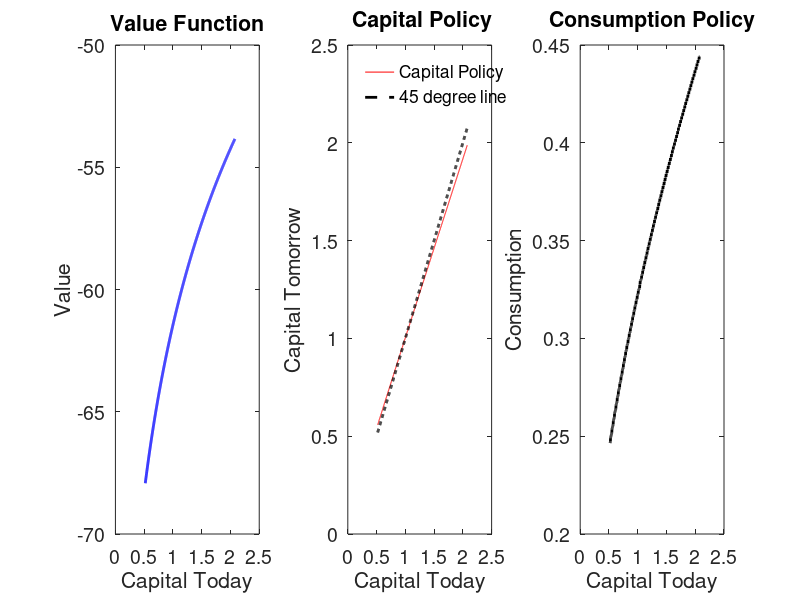
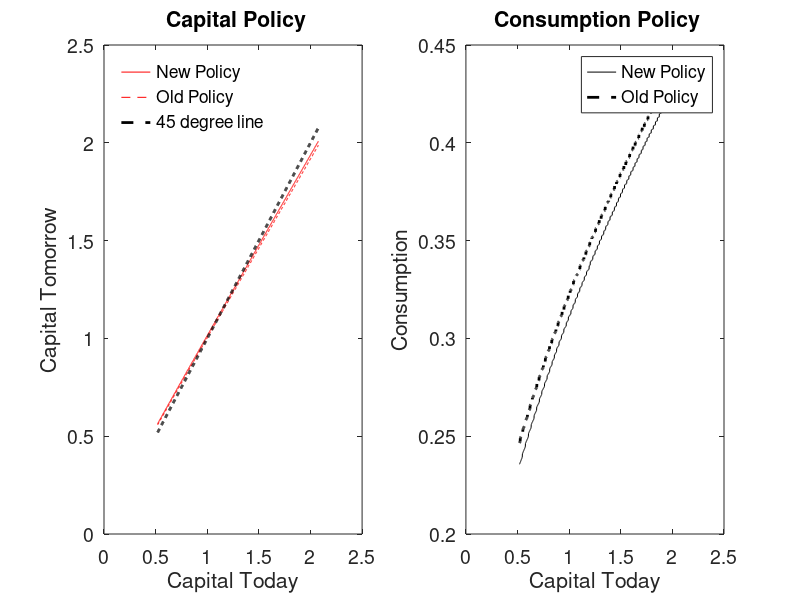
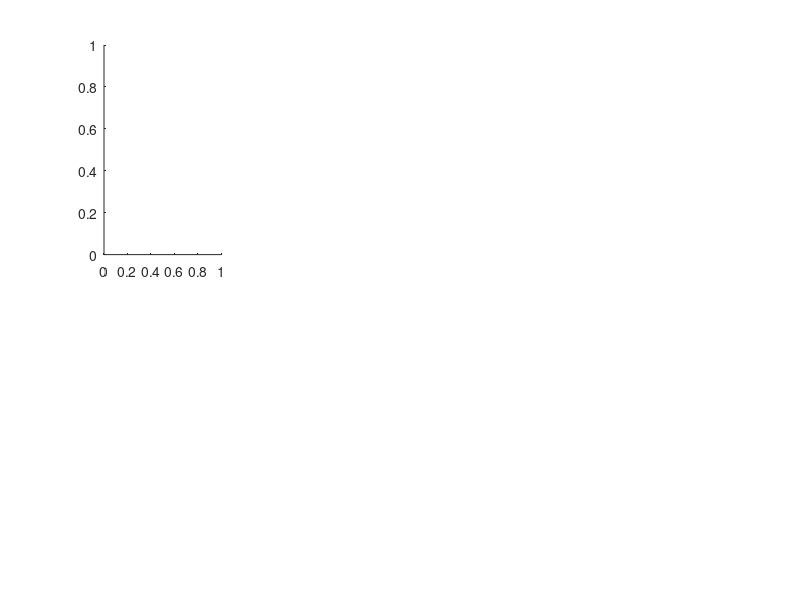

Write the MATLAB code that produced these figures, in order. (Note: this script raises an error after producing the figures.)
%%%%%%%%%%%%%%%%%%%%%%%%%%%%%%%%%%%%%%%%%
% Solves the Planner's problem using VFI %
% Matt Hong and Pascual Restrepo, EC 702 Fall 2020
% Edits Hannah Rhodenhiser Fall 2021
% Edits by Veronica Perez for PSet 5 EC 702 Pascual Restrepo
%%%%%%%%%%%%%%%%%%%%%%%%%%%%%%%%%%%%%%%%%%
close all; clear; clc;

%reference: Stokey_Lucas_1989 5.1
% model to be solved
% V(k) = max_{kp<=f(k)+(1-delta)k} [ u(c) + beta V(kprime) ]
% BC: c + kprime = f(k) + (1-delta)*k
% prod function: f(k)=k^alpha*ell^(1-alpha)
% utility function: u(c) = c^(1-gamma) / (1-gamma)

%start tracking timing
tic; 
disp('%%%%%%%%%%%%%%%%%%%')
disp('Solving the planners problem')
disp(' ')

%%%%%%%%%%%%%%%%%%%%%%%%%%%%%%%%%%%%%%%%%%%%%%%%%%%%%%%%%%%%%%%%%%%%%%%%%%
%%%%%%%%%%%%%%%%%%%%%%% THIS BLOCK SETS UP THE MODEL %%%%%%%%%%%%%%%%%%%%%%
%%%%%%%%%%%%%%%%%%%%%%%%%%%%%%%%%%%%%%%%%%%%%%%%%%%%%%%%%%%%%%%%%%%%%%%%%%%

vfmaxit = 1000; %max number of VF iterations
vftol = 1e-7;       %tolerance on Bellman equation, in percentages

T=100;                    %final period for transition
transitspan=0:T-1; %time span for transition


%model parameters (note, this is parametrized in a way such that one unit
%of time is a year)
gamma=2;  %this means that there is a low willingness to subs c over time
delta=0.06;
alpha=0.3;
beta=0.95;
ell=1;      %normalization

%exact SS quantities
Abar=(1/beta-1+delta)/alpha;
Abar;
A=Abar+0.01;

%exact SS quantities
%Hannahs for kss:
% kss=(A*alpha/(1/beta-1+delta))^(1/(1-alpha))*ell; % my equation is different:
kss=((1/beta-1+delta)/(alpha*A))^(1/(alpha-1))*ell;
Rss=A*alpha*(kss/ell)^(alpha-1);
Wss=A*(1-alpha)*(kss/ell)^(alpha);
rss=1/beta-1;
%investment in ss:
Iss=delta*kss;
%c in ss
Css=A*kss^(alpha)*(ell)^(1-alpha) - kss*delta;
%output
Yss=A*kss^(alpha)*(ell)^(1-alpha);

%define grid
kmin=kss*0.5;
kmax=kss*2;
knum=1000;
K0=linspace(kmin,kmax,knum);

%%%%%%%%%%%%%%%%%%%%%%%%%%%%%%%%%%%%%%%%%%%%%%%%%%%%%%%%%%%%%%%%%%%%%%%%%%%
%%%%%%%%%%%%% THIS BLOCK SETS UP AND SOLVES THE VALUE FUNCTION %%%%%%%%%%%%
%%%%%%%%%%%%%%%%%%%%%%%%%%%%%%%%%%%%%%%%%%%%%%%%%%%%%%%%%%%%%%%%%%%%%%%%%%%

%compute return function (utility function). We use meshgrid
[kp,k]=meshgrid(K0);
Glow=zeros(knum, knum);
Gmax=A*k.^alpha*ell^(1-alpha)+(1-delta)*k;
kp(kp>=Gmax | kp<Glow)=NaN; %restrict control variable to feasible set
utility=(A*k.^alpha*ell^(1-alpha)+(1-delta)*k-kp).^(1-gamma)/(1-gamma);
% In utility matrix, rows represent the state (capital
%today) columns are the control (capital tomorrow).

%initialize the policy and VF arrays
Vold = zeros(knum,1);   %this will store old VF
V = zeros(knum,1);      %this will store new VF
kprimeind=zeros(knum,1);

disp('%%%%')
disp('Starting VFI now')
disp(' ')

for vfit = 1:vfmaxit
    %form Bellman equation
    RHSMAT = utility + beta*repmat(Vold',knum,1);
   	[V,kprimeind] = max(RHSMAT,[],2); % a column vector containing max in each row
    absdiff=abs(V-Vold);
    vferr = max(absdiff); %maximum absolute error
    if (mod(vfit,50)==1)
        disp(['VF error = ' num2str(vferr) ' on VF iteration ' num2str(vfit) '.'])
    end
       %exit if converged
    if (vferr<vftol)
        disp(['VFI complete at iteration ' num2str(vfit) '.'])
        break; 
    end
    %if not converged, then Vold <- V, and redo
    Vold = V;
end
toc;
disp('%%%%')
disp(' ')

Kpol = K0(kprimeind); %capital policy function
Cpol = A*K0.^alpha*ell^(1-alpha) + (1-delta)*K0 - Kpol;

%%%%%%%%%%%%%%%%%%%%%%%%%%%%%%%%%%%%%%%%%%%%%%%%%%%%%%%%%%%
% PLOT POLICY FUNCTIONS AND VERIFY THEY MATCH THE SLIDES %%
%%%%%%%%%%%%%%%%%%%%%%%%%%%%%%%%%%%%%%%%%%%%%%%%%%%%%%%%%%%
lwidnum = 2;    %line width on graphs
fsizenum = 14;  %font size on graphs

policy=figure; 
subplot(1,3,1)
plot(K0,V,'b','LineWidth',lwidnum)
xlabel('Capital Today')
ylabel('Value');
title('Value Function')
set(gca,'FontSize',fsizenum)

subplot(1,3,2)
plot(K0,Kpol,'r',K0,K0,'k--', 'LineWidth',lwidnum)
xlabel('Capital Today')
ylabel('Capital Tomorrow')
title(' Capital Policy')
legend('Capital Policy','45 degree line','Location','NorthWest');
legend boxoff;
set(gca,'FontSize',fsizenum)

subplot(1,3,3)
plot(K0,Cpol,'k','LineWidth',lwidnum)
xlabel('Capital Today')
ylabel('Consumption');
title('Consumption Policy')
set(gca,'FontSize',fsizenum)

%%%%%%%%%%%%%%%%%%%%%%%%%%%%%%%%%%%%%%%%%%%%%%%%%%%%%%%%%%%%%%%%%%%%%%%%%%%
% THIS BLOCK COMPUTES THE TRANSITION FROM AN ARBITRARY INITIAL CONDITION %%
%%%%%%%%%%%%%%%%%%%%%%%%%%%%%%%%%%%%%%%%%%%%%%%%%%%%%%%%%%%%%%%%%%%%%%%%%%%

kstart=0.5*kss;                 %initial condition---half of steady state
[~,kindex]=min(abs(K0-kstart)); %grid point closer to initial condition
kinit=K0(kindex);               %point in grid closer to kstart as initial condition

ktransit=zeros(T,1); %preallocate the capital transition vector
ktransit(1)=kinit;   %first entry of capital transition is initial condition
for it=2:T
    ktransit(it)=Kpol(K0==kinit); %get from the grid the initial value and apply the PF
    kinit=ktransit(it);           %update initial capital value
end

%transition for other interesting equilibrium objects
Wtransit=A*(1-alpha)*(ktransit/ell).^(alpha); %transition for wages
Rtransit=A*alpha*(ktransit/ell).^(alpha-1);   %transition for Rental rate
rtransit=Rtransit-delta;                    %transition for Rental rate
%transit values
Itransit=delta*ktransit;
Ctransit=A*ktransit.^(alpha)*(ell)^(1-alpha) - ktransit*delta;
Ytransit=A*ktransit.^(alpha)*(ell)^(1-alpha);

% transition=figure;
% subplot(2,4,1)
% plot(transitspan,ktransit,'b--','LineWidth',lwidnum)
% line([transitspan(1) transitspan(end)],[kss,kss],'Color',[1 0 0],'LineStyle','--')
% xlabel('Time')
% ylabel('Capital');
% title('Transition for Capital')
% legend('Capital','KSS','Location','SouthEast');
% legend boxoff;
% set(gca,'FontSize',fsizenum)
% 
% subplot(2,4,2)
% plot(transitspan,Rtransit,'b--','LineWidth',lwidnum)
% line([transitspan(1) transitspan(end)],[Rss,Rss],'Color',[1 0 0],'LineStyle','--')
% xlabel('Time')
% ylabel('Rental Rate');
% title('Transition for Rental Rate')
% legend('Rental Rate','RSS','Location','NorthEast');
% legend boxoff;
% set(gca,'FontSize',fsizenum)
% 
% subplot(2,4,3)
% plot(transitspan,rtransit,'b--','LineWidth',lwidnum)
% line([transitspan(1) transitspan(end)],[rss,rss],'Color',[1 0 0],'LineStyle','--')
% xlabel('Time')
% ylabel('Interest Rate');
% title('Transition for Interest Rate')
% legend('Interest Rate','rSS','Location','NorthEast');
% legend boxoff;
% set(gca,'FontSize',fsizenum)
% 
% subplot(2,4,4)
% plot(transitspan,Wtransit,'b--','LineWidth',lwidnum)
% line([transitspan(1) transitspan(end)],[Wss,Wss],'Color',[1 0 0],'LineStyle','--')
% xlabel('Time')
% ylabel('Real Wage');
% title('Transition for Real Wage')
% legend('Real Wage','Wss','Location','SouthEast');
% legend boxoff;
% set(gca,'FontSize',fsizenum)
% 
% % investment Itransit Iss
% subplot(2,4,5)
% plot(transitspan,Itransit,'b--','LineWidth',lwidnum)
% line([transitspan(1) transitspan(end)],[Iss,Iss],'Color',[1 0 0],'LineStyle','--')
% xlabel('Time')
% ylabel('Investment');
% title('Transition for Investment')
% legend('Investment','Iss','Location','SouthEast');
% legend boxoff;
% set(gca,'FontSize',fsizenum)
% 
% 
% % consumption Ctransit Css
% subplot(2,4,6)
% plot(transitspan,Ctransit,'b--','LineWidth',lwidnum)
% line([transitspan(1) transitspan(end)],[Css,Css],'Color',[1 0 0],'LineStyle','--')
% xlabel('Time')
% ylabel('Consumption');
% title('Transition for Consumption')
% legend('Consumption','Css','Location','SouthEast');
% legend boxoff;
% set(gca,'FontSize',fsizenum)
% 
% % Output Ytransit Yss
% subplot(2,4,7)
% plot(transitspan,Ytransit,'b--','LineWidth',lwidnum)
% line([transitspan(1) transitspan(end)],[Yss,Yss],'Color',[1 0 0],'LineStyle','--')
% xlabel('Time')
% ylabel('Output');
% title('Transition for Output')
% legend('Output','Yss','Location','SouthEast');
% legend boxoff;
% set(gca,'FontSize',fsizenum)



%%%%%%%%%%%%%%%%%%%%%%%%%%%%%%%%%%%%%%%%%%%%%%%%%%%%%%%%%%%%%%%%%%%%%%%%%
%%%%%%%%%%%%%%%%%%%%%%% TRANSITIONAL DYNAMICS FOLLOWING A SHOCK %%%%%%%%%%
%%%%%%%%%%%%%%%%%%%%%%% THIS IS NEW MATERIAL                    %%%%%%%%%%
%%%%%%%%%%%%%%%%%%%%%%%%%%%%%%%%%%%%%%%%%%%%%%%%%%%%%%%%%%%%%%%%%%%%%%%%%%

%Note:  in this example, we consider an increase in alpha by 10%
%new model parameters (this is the place to include your shocks)    %
%note also that after shocks, VF changes, so we need to recompute it%
alpha=alpha*1.1;

%new exact SS quantities
%hannas eq, mine is different
% kss_new=(A*alpha/(1/beta-1+delta))^(1/(1-alpha))*ell; 
% my equation is different:
kss_new=((1/beta-1+delta)/(A*alpha))^(1/(alpha-1))*ell;
Rss_new=A*alpha*(kss_new/ell)^(alpha-1);
Wss_new=A*(1-alpha)*(kss_new/ell)^(alpha);
rss_new=1/beta-1;
%investment in ss:
Iss_new=delta*kss_new;
%c in ss
Css_new=A*kss_new^(alpha)*(ell)^(1-alpha) - kss_new*delta;
%output
Yss_new=A*kss_new^(alpha)*(ell)^(1-alpha);



%%%%%%%%%%%%%%%%%%%%%%%%%%%%%%%%%%%%%%%%%%%%%%%%%%%%%%%%%%%%%%%%%%%%%%%%%%%%%%%
%%%%%%%%%%%%% THIS BLOCK SETS UP AND SOLVES THE NEW VALUE FUNCTION %%%%%%%%%%%%
%%%%%%%%%%%%%%%%%%%%%%%%%%%%%%%%%%%%%%%%%%%%%%%%%%%%%%%%%%%%%%%%%%%%%%%%%%%%%%%

%compute return function (utility function). We use meshgrid
[kp,k]=meshgrid(K0);
Glow=zeros(knum, knum);
Gmax=A*k.^alpha*ell^(1-alpha)+(1-delta)*k;
kp(kp>=Gmax | kp<Glow)=NaN; %restrict control variable to feasible set
utility=(A*k.^alpha*ell^(1-alpha)+(1-delta)*k-kp).^(1-gamma)/(1-gamma);

%initialize the policy and VF arrays (note: we can initialize at V---the
%current value function before the shock)
Vold = V; %this will store real value of old VF
kprimeind=zeros(knum,1);

disp('%%%%')
disp('Second VFI')
disp(' ')

for vfit = 1:vfmaxit
    %form Bellman equation
    RHSMAT = utility + beta*repmat(Vold',knum,1);
   	[V,kprimeind] = max(RHSMAT,[],2);
    absdiff=abs(V-Vold);
    vferr = max(absdiff); %maximum absolute error
    if (mod(vfit,50)==1)
        disp(['VF error = ' num2str(vferr) ' on VF iteration ' num2str(vfit) '.'])
    end
       %exit if converged
    if (vferr<vftol)
        disp(['VFI complete at iteration ' num2str(vfit) '.'])
        break; 
    end
    %if not converged, then Vold <- V, and redo
    Vold = V;
end

toc;
disp('%%%%')
disp(' ')

% obtain the new policy functions %
Kpol_new = K0(kprimeind); %real values of capital policy function
Cpol_new = A*K0.^alpha*ell^(1-alpha) + (1-delta)*K0 - Kpol_new;

%%%%%%%%%%%%%%%%%%%%%%%%%%%%%%%%%%%%%%%%%%%%%%%%
% COMPARISSON OF NEW AND OLD POLICY FUNCTIONS %%
%%%%%%%%%%%%%%%%%%%%%%%%%%%%%%%%%%%%%%%%%%%%%%%%

policy_comparisson=figure; 
subplot(1,2,1)
plot(K0,Kpol_new,'r', K0,Kpol,'--r', K0,K0,'k--', 'LineWidth',lwidnum)
xlabel('Capital Today')
ylabel('Capital Tomorrow')
title(' Capital Policy')
legend('New Policy', 'Old Policy', '45 degree line','Location','NorthWest');
legend boxoff;
set(gca,'FontSize',fsizenum)

subplot(1,2,2)
plot(K0,Cpol_new,'k',K0,Cpol,'--k','LineWidth',lwidnum)
xlabel('Capital Today')
ylabel('Consumption');
legend('New Policy', 'Old Policy');
title(' Consumption Policy')
set(gca,'FontSize',fsizenum)

%%%%%%%%%%%%%%%%%%%%%%%%%%%%%%%%%%%%%%%%%%%%%%%%%%%%%%%%%%%%%%%%%%%%%%%%%%%%%%
% THIS BLOCK COMPUTES THE TRANSITION FROM THE STEADY STATE BEFORE THE SHOCK %%
%%%%%%%%%%%%%%%%%%%%%%%%%%%%%%%%%%%%%%%%%%%%%%%%%%%%%%%%%%%%%%%%%%%%%%%%%%%%%%

kstart=kss;                     %initial condition---past steady state
[~,kindex]=min(abs(K0-kstart)); %grid point closer to initial condition
kinit=K0(kindex);               %point in grid closer to kstart as initial condition

ktransit=zeros(T,1);    %preallocate the capital transition vector
ktransit(1)=kinit;      %first entry of capital transition is initial condition
for it=2:T
    ktransit(it)=Kpol_new(K0==kinit); %get from the grid the initial value and apply the PF
    kinit=ktransit(it); %update initial capital value
end

%transition for other interesting equilibrium objects
Wtransit=A*(1-alpha)*(ktransit/ell).^(alpha); %transition for wages
Rtransit=A*alpha*(ktransit/ell).^(alpha-1); %transition for Rental rate
rtransit=Rtransit-delta; %transition for Rental rate
%transit values
Itransit=delta*ktransit;
Ctransit=A*ktransit.^(alpha)*(ell)^(1-alpha) - ktransit*delta;
Ytransit=A*ktransit.^(alpha)*(ell)^(1-alpha);

%includes some points before the shock to capture the pre-shock st st %
transitspan=[-10 0 transitspan];
ktransit=[kss kss ktransit'];
Wtransit=[Wss Wss Wtransit'];
Rtransit=[Rss Rss Rtransit'];
rtransit=[rss rss rtransit'];
Itransit=[Iss Iss Itransit'];
Ctransit=[Css Css Ctransit'];
Ytransit=[Yss Yss Ytransit'];

transition_new=figure('Position', get(0, 'Screensize'));
set(transition_new, 'Color', 'white');  % Set the figure background color to white
subplot(2,4,1)
sgtitle('Alpha Shock; A = Abar+0.01 = 0.3854; gamma=2');
plot(transitspan,ktransit,'b--','LineWidth',lwidnum)
line([transitspan(1) transitspan(end)],[kss_new,kss_new],'Color',[1 0 0],'LineStyle','--')
xlabel('Time')
ylabel('Capital');
title('Transition for Capital')
legend('Capital','New st st','Location','SouthEast');
legend boxoff;
set(gca,'FontSize',fsizenum)

subplot(2,4,2)
plot(transitspan,Rtransit,'b--','LineWidth',lwidnum)
line([transitspan(1) transitspan(end)],[Rss_new,Rss_new],'Color',[1 0 0],'LineStyle','--')
xlabel('Time')
ylabel('Rental Rate');
title('Transition for Rental Rate')
legend('Rental Rate','New st st','Location','NorthEast');
legend boxoff;
set(gca,'FontSize',fsizenum)

subplot(2,4,3)
plot(transitspan,rtransit,'b--','LineWidth',lwidnum)
line([transitspan(1) transitspan(end)],[rss_new,rss_new],'Color',[1 0 0],'LineStyle','--')
xlabel('Time')
ylabel('Interest Rate');
title('Transition for Interest Rate')
legend('Interest Rate','New st st','Location','NorthEast');
legend boxoff;
set(gca,'FontSize',fsizenum)

subplot(2,4,4)
plot(transitspan,Wtransit,'b--','LineWidth',lwidnum)
line([transitspan(1) transitspan(end)],[Wss_new,Wss_new],'Color',[1 0 0],'LineStyle','--')
xlabel('Time')
ylabel('Real Wage');
title('Transition for Real Wage')
legend('Real Wage','New st st','Location','SouthEast');
legend boxoff;
set(gca,'FontSize',fsizenum)


% investment Itransit Iss
subplot(2,4,5)
plot(transitspan,Itransit,'b--','LineWidth',lwidnum)
line([transitspan(1) transitspan(end)],[Iss_new,Iss_new],'Color',[1 0 0],'LineStyle','--')
xlabel('Time')
ylabel('Investment');
title('Transition for Investment')
legend('Investment','New st st','Location','SouthEast');
legend boxoff;
set(gca,'FontSize',fsizenum)


% consumption Ctransit Css
subplot(2,4,6)
plot(transitspan,Ctransit,'b--','LineWidth',lwidnum)
line([transitspan(1) transitspan(end)],[Css_new,Css_new],'Color',[1 0 0],'LineStyle','--')
xlabel('Time')
ylabel('Consumption');
title('Transition for Consumption')
legend('Consumption','New st st','Location','SouthEast');
legend boxoff;
set(gca,'FontSize',fsizenum)

% Output Ytransit Yss
subplot(2,4,7)
plot(transitspan,Ytransit,'b--','LineWidth',lwidnum)
line([transitspan(1) transitspan(end)],[Yss_new,Yss_new],'Color',[1 0 0],'LineStyle','--')
xlabel('Time')
ylabel('Output');
title('Transition for Output')
legend('Output','New st st','Location','SouthEast');
legend boxoff;
set(gca,'FontSize',fsizenum)

saveas(transition_new,"q_2_5_4.png")
saveas(transition_new,"/Users/veronica/Dropbox/Apps/Overleaf/Macro_EC_702_PS_cd0814_jayinliu_vcperez/figures/PS_5_q_2_5_4.png")